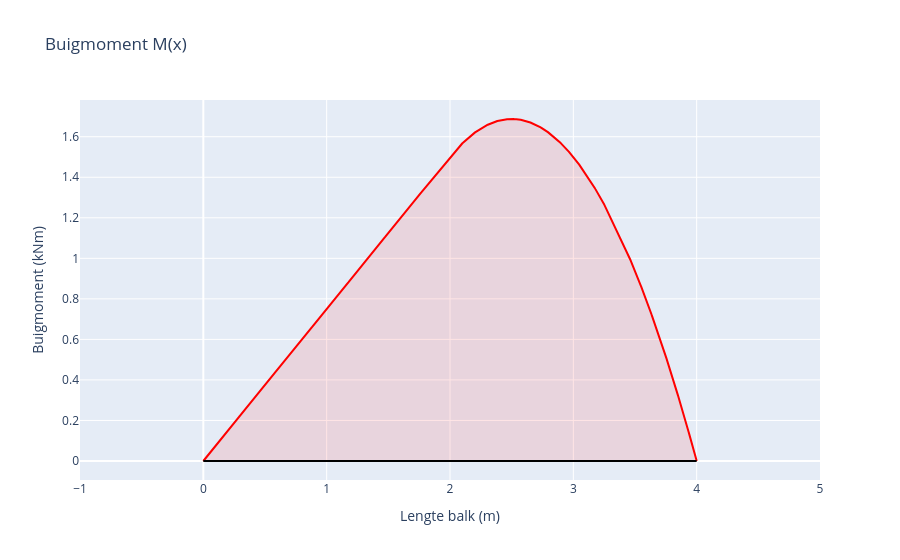

Write notebook code for a chart like this one.
### Markdown cell above
## Buigmomentgrafiek

### Code cell
layout = go.Layout(
    title="Buigmoment M(x)",
    xaxis=dict(dtick=1,title="Lengte balk (m)", range=[-1, lengteBalk+1]),
    yaxis=dict(title="Buigmoment (kNm)"),
    showlegend=False
)

line = go.Scatter(
    x=X,
    y= sum(bendingMoment),
    mode='lines',
    name='Buigmoment (kNm)',
    fill = 'tonexty',
    line_color='red',
    fillcolor='rgba(255,0,0,0.1)'
)

axis = go.Scatter(
    x= [0,lengteBalk],
    y= [0,0],
    mode='lines',
    line_color='black'
)

fig= go.Figure(data=[line, axis], layout=layout)
fig.show()

### Figure 1 — Plotly figure (JSON) as saved in the notebook; plotly's stock layout.template omitted (floating-point values rounded to 4 significant figures; data arrays with more than 128 entries replaced by an {"elided": "..."} marker saying what was removed)
{"data": [{"fill": "tonexty", "fillcolor": "rgba(255,0,0,0.1)", "line": {"color": "red"}, "mode": "lines", "name": "Buigmoment (kNm)", "type": "scatter", "x": {"elided": "10002 float values"}, "y": {"elided": "10002 float values"}}, {"line": {"color": "black"}, "mode": "lines", "type": "scatter", "x": [0, 4], "y": [0, 0]}], "layout": {"autosize": true, "showlegend": false, "title": {"text": "Buigmoment M(x)"}, "xaxis": {"dtick": 1, "range": [-1, 5], "title": {"text": "Lengte balk (m)"}, "type": "linear"}, "yaxis": {"autorange": true, "range": [-0.09375, 1.781], "title": {"text": "Buigmoment (kNm)"}, "type": "linear"}}}
